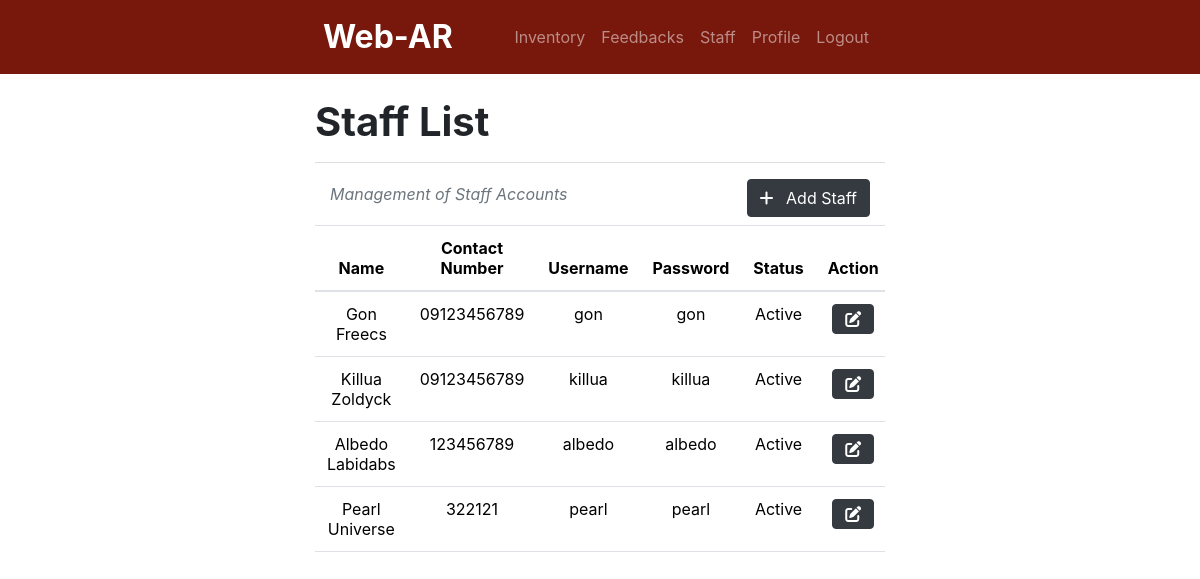
Page /inventory/staff.php (signed in) on the committed database.
### tables this page shows
CREATE TABLE `staff` (
  `staffID` int(11) NOT NULL,
  `firstName` text NOT NULL,
  `lastName` text NOT NULL,
  `contactNumber` varchar(20) NOT NULL,
  `username` varchar(100) NOT NULL,
  `password` varchar(100) NOT NULL,
  `role` text NOT NULL,
  `isActive` tinyint(1) NOT NULL DEFAULT 1 COMMENT '1 - active; 0 - inactive'
);

### inventory/staff.php (the view, shortened to what this page needs)
<?php
    include '../header.php';
    include 'navbar.php';
    include '../db_connect.php';
?>
<div class="container w-50">
    <h1 class="text-start fw-bold mt-4">Staff List</h1>
    <hr style="height:1px;border-width:0;color:gray;background-color:gray">
    <div class="container d-flex justify-content-between align-items-center">
        <p class="text-muted fst-italic">Management of Staff Accounts</p>
        <button class="btn btn-dark mb-2" href="#" data-bs-toggle="modal" data-bs-target="#addStaffModal" role="button">
            <i class="fa-solid fa-plus"></i>
            <span class="ms-2">Add Staff</span>
        </button>
    </div>
    <div class="table-responsive">
        <table class="table table-hover">
            <thead class="text-center">
                <tr>
                    <th scope="col">Name</th>
                    <th scope="col">Contact Number</th>
                    <th scope="col">Username</th>
                    <th scope="col">Password</th>
                    <th scope="col">Status</th>
                    <th scope="col">Action</th>
                </tr>
            </thead>
            <tbody>
                <?php
                    $q= "SELECT * FROM staff WHERE role = 'Staff' ";
                    $r = mysqli_query($conn, $q);
                    while ($row = mysqli_fetch_assoc($r)) {
                        $staffID             = $row['staffID'];
                        $staffFirstName      = $row['firstName'];
                        $staffLastName       = $row['lastName'];
                        $staffContactNumber  = $row['contactNumber'];
                        $staffUsername       = $row['username'];
                        $staffPassword       = $row['password'];
                        $staffStatus         = $row['isActive'];
                        $statusText = ($staffStatus == 1) ? "Active" : "Inactive";
                        ?>
                    <tr>
                        <td class="text-center"><?php echo $staffFirstName . ' ' . $staffLastName; ?></td>
                        <td class="text-center"><?php echo $staffContactNumber; ?></td>
                        <td class="text-center"><?php echo $staffUsername; ?></td>
                        <td class="text-center"><?php echo $staffPassword; ?></td>
                        <td class="text-center"><?php echo $statusText; ?></td>
                        <td>
                        <div class="text-center">
                            <button type="button" class="btn btn-dark mb-2" data-bs-toggle="modal" data-bs-target="#editStaffModal<?php echo $staffID; ?>">
                                <div class="d-flex align-items-center">
                                    <i class="fa-solid fa-pen-to-square"></i>
                                </div>
                            </button>
                        </div>
                        </td>
                    </tr>
                <?php
                    }
                ?>
            </tbody>
        </table>
    </div>
</div>

### rows in the picture
staff: firstName "Gon", lastName "Freecs", contactNumber "09123456789", username "gon", password "gon", isActive "Active"
staff: firstName "Killua", lastName "Zoldyck", contactNumber "09123456789", username "killua", password "killua", isActive "Active"
staff: firstName "Albedo", lastName "Labidabs", contactNumber "123456789", username "albedo", password "albedo", isActive "Active"
staff: firstName "Pearl", lastName "Universe", contactNumber "322121", username "pearl", password "pearl", isActive "Active"
